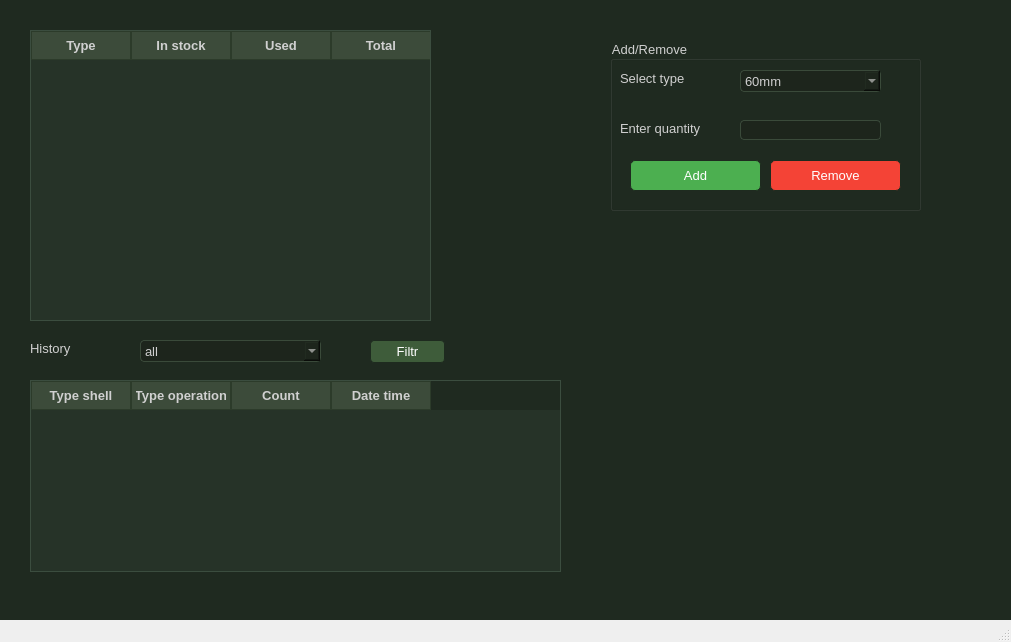
<?xml version="1.0" encoding="UTF-8"?>
<ui version="4.0">
 <class>MainWindow</class>
 <widget class="QMainWindow" name="MainWindow">
  <property name="geometry">
   <rect>
    <x>0</x>
    <y>0</y>
    <width>1011</width>
    <height>642</height>
   </rect>
  </property>
  <property name="windowTitle">
   <string>MainWindow</string>
  </property>
  <property name="styleSheet">
   <string notr="true"/>
  </property>
  <widget class="QWidget" name="centralwidget">
   <property name="styleSheet">
    <string notr="true">/* Общий фон */
QWidget {
    background-color: #1f2a20;
    color: #d0d0d0;
    font-family: &quot;Consolas&quot;, &quot;Monospace&quot;;
    font-size: 13px;
}

/* Кнопки */
QPushButton {
    background-color: #3e5c3a;
    color: white;
    border: 1px solid #1e2b1f;
    padding: 6px 12px;
    border-radius: 4px;
}
QPushButton:hover {
    background-color: #4f744a;
}
QPushButton:pressed {
    background-color: #2c3e2b;
}

/* Красная кнопка Remove */
#pushButtonRemove {
    background-color: #7b1e1e;
}
#pushButtonRemove:hover {
    background-color: #a53030;
}
#pushButtonRemove:pressed {
    background-color: #5a0f0f;
}

/* Таблица */
QTableWidget {
    background-color: #263328;
    alternate-background-color: #2f3f2e;
    border: 1px solid #3b4d3f;
    gridline-color: #4c5c4e;
    selection-background-color: #446644;
    selection-color: #ffffff;
}

/* Ячейки (чтобы не было белого текста на белом фоне) */
QTableWidget QTableCornerButton::section,
QTableView QTableCornerButton::section {
    background-color: #3c4b3a;
}

/* Заголовки таблиц */
QHeaderView::section {
    background-color: #3c4b3a;
    color: #d0d0d0;
    font-weight: bold;
    border: 1px solid #2c3b2a;
    padding: 4px;
}

/* LineEdit */
QLineEdit {
    background-color: #1d251c;
    color: #d0d0d0;
    border: 1px solid #3a4a3a;
    padding: 4px;
    border-radius: 4px;
}

/* ComboBox */
QComboBox {
    background-color: #1d251c;
    color: #d0d0d0;
    border: 1px solid #3a4a3a;
    padding: 4px;
    border-radius: 4px;
}

/* Выпадающее меню ComboBox */
QComboBox QAbstractItemView {
    background-color: #2c3b2a;
    selection-background-color: #446644;
    color: #d0d0d0;
}
</string>
   </property>
   <widget class="QTableWidget" name="tableWidget">
    <property name="geometry">
     <rect>
      <x>30</x>
      <y>30</y>
      <width>401</width>
      <height>291</height>
     </rect>
    </property>
    <property name="horizontalScrollBarPolicy">
     <enum>Qt::ScrollBarAlwaysOff</enum>
    </property>
    <column>
     <property name="text">
      <string>Type</string>
     </property>
    </column>
    <column>
     <property name="text">
      <string>In stock</string>
     </property>
    </column>
    <column>
     <property name="text">
      <string>Used</string>
     </property>
    </column>
    <column>
     <property name="text">
      <string>Total</string>
     </property>
    </column>
   </widget>
   <widget class="QGroupBox" name="groupBox">
    <property name="geometry">
     <rect>
      <x>610</x>
      <y>40</y>
      <width>311</width>
      <height>171</height>
     </rect>
    </property>
    <property name="title">
     <string>Add/Remove</string>
    </property>
    <widget class="QLabel" name="label">
     <property name="geometry">
      <rect>
       <x>10</x>
       <y>30</y>
       <width>91</width>
       <height>16</height>
      </rect>
     </property>
     <property name="text">
      <string>Select type</string>
     </property>
    </widget>
    <widget class="QComboBox" name="comboBoxType">
     <property name="geometry">
      <rect>
       <x>130</x>
       <y>30</y>
       <width>141</width>
       <height>22</height>
      </rect>
     </property>
     <item>
      <property name="text">
       <string>60mm</string>
      </property>
     </item>
     <item>
      <property name="text">
       <string>82mm</string>
      </property>
     </item>
     <item>
      <property name="text">
       <string>100mm</string>
      </property>
     </item>
     <item>
      <property name="text">
       <string>122mm</string>
      </property>
     </item>
     <item>
      <property name="text">
       <string>152mm</string>
      </property>
     </item>
    </widget>
    <widget class="QLabel" name="label_2">
     <property name="geometry">
      <rect>
       <x>10</x>
       <y>80</y>
       <width>111</width>
       <height>16</height>
      </rect>
     </property>
     <property name="text">
      <string>Enter quantity</string>
     </property>
    </widget>
    <widget class="QLineEdit" name="lineEditAddCount">
     <property name="geometry">
      <rect>
       <x>130</x>
       <y>80</y>
       <width>141</width>
       <height>20</height>
      </rect>
     </property>
    </widget>
    <widget class="QPushButton" name="pushButtonAdd">
     <property name="geometry">
      <rect>
       <x>20</x>
       <y>120</y>
       <width>131</width>
       <height>31</height>
      </rect>
     </property>
     <property name="styleSheet">
      <string notr="true">QPushButton {
    background-color: #4CAF50;
    color: white;
    padding: 6px;
    border-radius: 5px;
}
QPushButton:hover {
    background-color: #45a049;
}</string>
     </property>
     <property name="text">
      <string>Add</string>
     </property>
    </widget>
    <widget class="QPushButton" name="pushButtonRemove">
     <property name="geometry">
      <rect>
       <x>160</x>
       <y>120</y>
       <width>131</width>
       <height>31</height>
      </rect>
     </property>
     <property name="styleSheet">
      <string notr="true">QPushButton {
    background-color: #f44336;
    color: white;
    padding: 6px;
    border-radius: 5px;
}
QPushButton:hover {
    background-color: #d32f2f;
}
</string>
     </property>
     <property name="text">
      <string>Remove</string>
     </property>
    </widget>
   </widget>
   <widget class="QTableWidget" name="tableWidgetHistory">
    <property name="geometry">
     <rect>
      <x>30</x>
      <y>380</y>
      <width>531</width>
      <height>192</height>
     </rect>
    </property>
    <property name="minimumSize">
     <size>
      <width>531</width>
      <height>192</height>
     </size>
    </property>
    <property name="styleSheet">
     <string notr="true">QTableWidget {
    font-size: 13px;
    color: #ffffff;
}
QTableWidget::item {
    color: #ffffff;
}
QHeaderView::section {
    font-weight: bold;
}
</string>
    </property>
    <property name="horizontalScrollBarPolicy">
     <enum>Qt::ScrollBarAlwaysOff</enum>
    </property>
    <column>
     <property name="text">
      <string>Type shell</string>
     </property>
    </column>
    <column>
     <property name="text">
      <string>Type operation</string>
     </property>
    </column>
    <column>
     <property name="text">
      <string>Count</string>
     </property>
    </column>
    <column>
     <property name="text">
      <string>Date time</string>
     </property>
    </column>
   </widget>
   <widget class="QLabel" name="label_3">
    <property name="geometry">
     <rect>
      <x>30</x>
      <y>340</y>
      <width>81</width>
      <height>16</height>
     </rect>
    </property>
    <property name="text">
     <string>History</string>
    </property>
   </widget>
   <widget class="QComboBox" name="comboBoxFilterType">
    <property name="geometry">
     <rect>
      <x>140</x>
      <y>340</y>
      <width>181</width>
      <height>22</height>
     </rect>
    </property>
    <item>
     <property name="text">
      <string>all</string>
     </property>
    </item>
    <item>
     <property name="text">
      <string>60mm</string>
     </property>
    </item>
    <item>
     <property name="text">
      <string>82mm</string>
     </property>
    </item>
    <item>
     <property name="text">
      <string>100mm</string>
     </property>
    </item>
    <item>
     <property name="text">
      <string>122mm</string>
     </property>
    </item>
    <item>
     <property name="text">
      <string>152mm</string>
     </property>
    </item>
   </widget>
   <widget class="QPushButton" name="pushButtonFilter">
    <property name="geometry">
     <rect>
      <x>370</x>
      <y>340</y>
      <width>75</width>
      <height>23</height>
     </rect>
    </property>
    <property name="text">
     <string>Filtr</string>
    </property>
   </widget>
  </widget>
  <widget class="QMenuBar" name="menubar">
   <property name="geometry">
    <rect>
     <x>0</x>
     <y>0</y>
     <width>1011</width>
     <height>23</height>
    </rect>
   </property>
  </widget>
  <widget class="QStatusBar" name="statusbar"/>
 </widget>
 <resources/>
 <connections/>
</ui>
